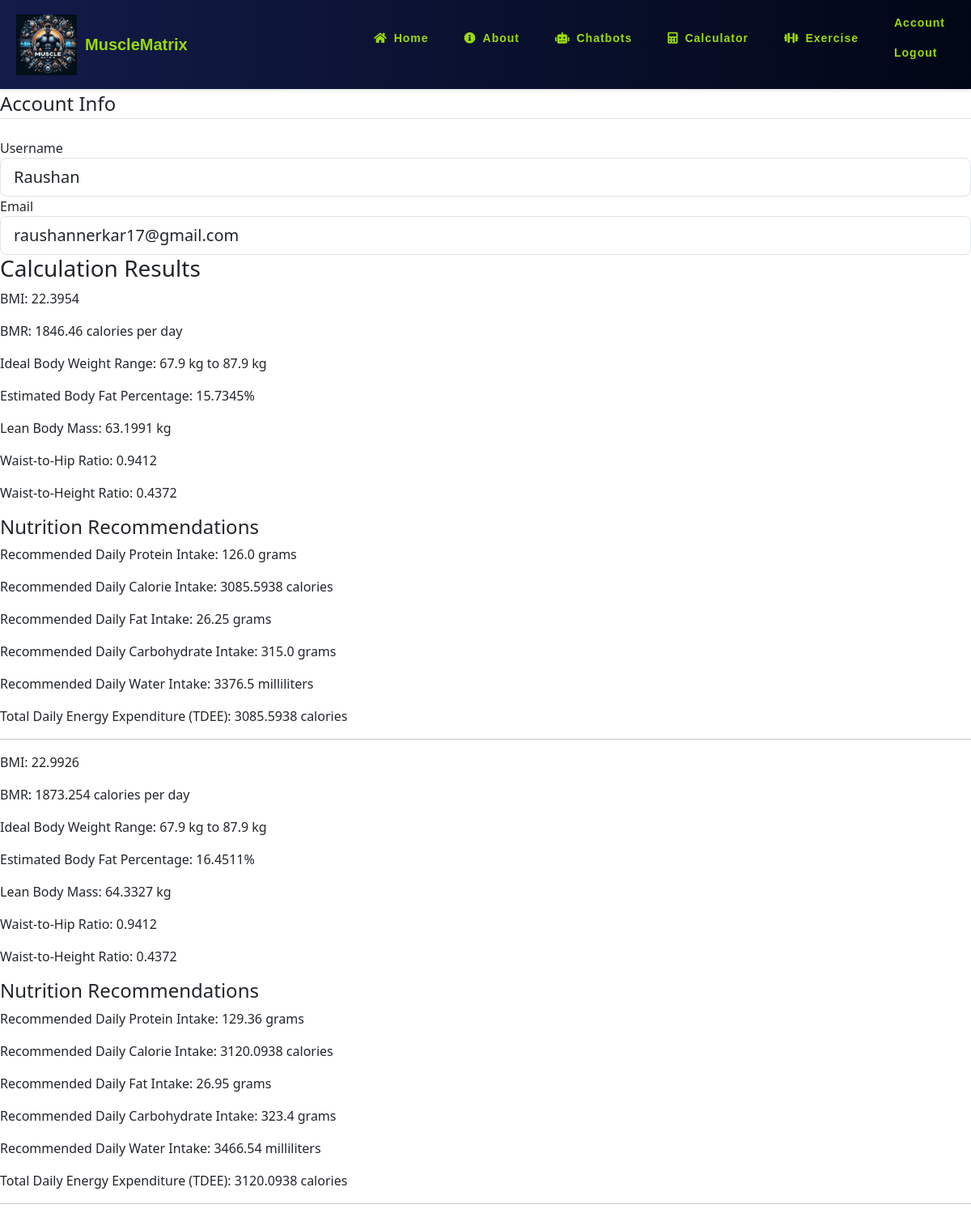
Page /account (signed in) on the committed database.
### website_folder/models.py (models this page shows, shortened)
class User(db.Model, UserMixin):
    id = db.Column(db.Integer, primary_key=True)
    username = db.Column(db.String(20), unique=True, nullable=False)
    email = db.Column(db.String(120), unique=True, nullable=False)
    password = db.Column(db.String(60), nullable=False)
    calculation_results = db.relationship('CalculationResult', backref='user', lazy='dynamic')

class CalculationResult(db.Model):
    id = db.Column(db.Integer, primary_key=True)
    bmi = db.Column(db.Float)
    bmr = db.Column(db.Float)
    ideal_weight = db.Column(db.Float)
    body_fat_percentage = db.Column(db.Float)
    lean_body_mass = db.Column(db.Float)
    waist_to_hip_ratio = db.Column(db.Float)
    waist_to_height_ratio = db.Column(db.Float)
    protein_intake = db.Column(db.Float)
    calorie_intake = db.Column(db.Float)
    fat_intake = db.Column(db.Float)
    carbohydrate_intake = db.Column(db.Float)
    water_intake = db.Column(db.Float)
    tdee = db.Column(db.Float)
    user_id = db.Column(db.Integer, db.ForeignKey('user.id'), nullable=False)

### website_folder/route.py (the view)
@app.route("/account", methods=['GET', 'POST'])
@login_required
def account():
    form = UpdateAccountForm()
    if form.validate_on_submit():
        current_user.username = form.username.data
        current_user.email = form.email.data
        db.session.commit()
        flash('Your account has been updated!', 'success')
        return redirect(url_for('account'))
    elif request.method == 'GET':
        form.username.data = current_user.username
        form.email.data = current_user.email
    return render_template('account.html', title='Account', form=form)

### website_folder/forms.py (shortened to what this page needs)
class UpdateAccountForm(FlaskForm):
    username = StringField('Username',
                           validators=[DataRequired(), Length(min=2, max=20)])
    email = StringField('Email',
                        validators=[DataRequired(), Email()])
    submit = SubmitField('Update')

### website_folder/models.py (called while the page is built)
@login_manager.user_loader
def load_user(user_id):
    return User.query.get(int(user_id))

### website_folder/templates/account.html (shortened to what this page needs)
{% extends "base.html" %}
{% block content %}
    <div class="content-section">
        <form method="POST" action="" enctype="multipart/form-data">
            <fieldset class="form-group">
                <legend class="border-bottom mb-4">Account Info</legend>
                <div class="form-group">
                    {{ form.username.label(class="form-control-label") }}
                    {% if form.username.errors %}
                        {{ form.username(class="form-control form-control-lg is-invalid") }}
                        <div class="invalid-feedback">
                            {% for error in form.username.errors %}
                                <span>{{ error }}</span>
                            {% endfor %}
                        </div>
                    {% else %}
                        {{ form.username(class="form-control form-control-lg") }}
                    {% endif %}
                </div>
                <div class="form-group">
                    {{ form.email.label(class="form-control-label") }}
                    {% if form.email.errors %}
                        {{ form.email(class="form-control form-control-lg is-invalid") }}
                        <div class="invalid-feedback">
                            {% for error in form.email.errors %}
                                <span>{{ error }}</span>
                            {% endfor %}
                        </div>
                    {% else %}
                        {{ form.email(class="form-control form-control-lg") }}
                    {% endif %}
                </div>
            </fieldset>
        </form>
        {% if current_user.calculation_results.count() > 0 %}
            <h3>Calculation Results</h3>
            {% for result in current_user.calculation_results %}
                <p>BMI: {{ result.bmi }}</p>
                <p>BMR: {{ result.bmr }} calories per day</p>
                <p>Ideal Body Weight Range: {{ result.ideal_weight - 10 }} kg to {{ result.ideal_weight + 10 }} kg</p>
                <p>Estimated Body Fat Percentage: {{ result.body_fat_percentage }}%</p>
                <p>Lean Body Mass: {{ result.lean_body_mass }} kg</p>
                <p>Waist-to-Hip Ratio: {{ result.waist_to_hip_ratio }}</p>
                <p>Waist-to-Height Ratio: {{ result.waist_to_height_ratio }}</p>
                <h4>Nutrition Recommendations</h4>
                <p>Recommended Daily Protein Intake: {{ result.protein_intake }} grams</p>
                <p>Recommended Daily Calorie Intake: {{ result.calorie_intake }} calories</p>
                <p>Recommended Daily Fat Intake: {{ result.fat_intake }} grams</p>
                <p>Recommended Daily Carbohydrate Intake: {{ result.carbohydrate_intake }} grams</p>
                <p>Recommended Daily Water Intake: {{ result.water_intake }} milliliters</p>
                <p>Total Daily Energy Expenditure (TDEE): {{ result.tdee }} calories</p>
                <hr>
            {% endfor %}
        {% endif %}
    </div>
{% endblock content %}

### website_folder/templates/base.html (shortened to what this page needs)
<!DOCTYPE html>
<html>
<head>
    <link rel="stylesheet" href="{{ url_for('static', filename='main.css') }}">
    <link rel="stylesheet" href="https://cdnjs.cloudflare.com/ajax/libs/font-awesome/5.15.3/css/all.min.css">
    <link href="https://cdn.jsdelivr.net/npm/bootstrap@5.3.3/dist/css/bootstrap.min.css" rel="stylesheet">
</head>
<body>
    <nav>
        <div class="logo">
            <img src="{{ url_for('static', filename='logo.jpg') }}" alt="Logo" class="logo-image">
            <span class="logo-text">MuscleMatrix</span>
        </div>
        <ul class="nav-links">
            <li><a href="{{ url_for('home') }}"><i class="fas fa-home"></i> Home</a></li>
            <li><a href="{{ url_for('about') }}"><i class="fas fa-info-circle"></i> About</a></li>
            <li><a href="{{ url_for('basebot') }}"><i class="fas fa-robot"></i> Chatbots</a></li>
            <li><a href="{{ url_for('calculatorform') }}"><i class="fas fa-calculator"></i> Calculator</a></li>
            <li><a href="{{ url_for('exercise') }}"><i class="fas fa-dumbbell"></i> Exercise</a></li>
            <li>
                {% if current_user.is_authenticated %}
                    <a href="{{ url_for('account') }}">Account</a>
                    <a href="{{ url_for('logout') }}">Logout</a>
                {% else %}
                    <a href="{{ url_for('login') }}">Login</a>
                    <a href="{{ url_for('register') }}">Register</a>
                {% endif %}
            </li>
        </ul>
    </nav>
    {% block content %}{% endblock %}
</body>
</html>

### website_folder/static/main.css (style rules this page uses)
body, nav, .nav-links a { font-family: 'Poppins', sans-serif; }
body { margin: 0; padding: 0; background-color: #f5f5f5; }
nav { display: flex; justify-content: space-between; align-items: center; background: linear-gradient(to right, #131b49, #010716); box-shadow: 0 2px 5px rgba(0, 0, 0, 0.1); padding: 10px 20px; position: relative; }
.logo { display: flex; align-items: center; }
.logo-image { height: 75px; margin-right: 10px; }
.logo-text { color: #99db0b; font-weight: bold; font-size: 20px; }
.nav-links { display: flex; align-items: center; }
.nav-links li { list-style: none; margin-left: 20px; }
.nav-links a { color: #99db0b; text-decoration: none; letter-spacing: 1px; font-weight: bold; font-size: 14px; padding: 8px 12px; border-radius: 20px; transition: background-color 0.3s ease; display: flex; align-items: center; }
.nav-links a i { margin-right: 8px; }

### rows in the picture
User: username "Raushan", email "raushannerkar17@gmail.com"
CalculationResult: bmi "22.3954", bmr "1846.46", result.ideal_weight-10 "67.9", result.ideal_weight+10 "87.9", body_fat_percentage "15.7345", lean_body_mass "63.1991", waist_to_hip_ratio "0.9412", waist_to_height_ratio "0.4372", protein_intake "126.0", calorie_intake "3085.5938", fat_intake "26.25", carbohydrate_intake "315.0", water_intake "3376.5", tdee "3085.5938"
CalculationResult: bmi "22.9926", bmr "1873.254", result.ideal_weight-10 "67.9", result.ideal_weight+10 "87.9", body_fat_percentage "16.4511", lean_body_mass "64.3327", waist_to_hip_ratio "0.9412", waist_to_height_ratio "0.4372", protein_intake "129.36", calorie_intake "3120.0938", fat_intake "26.95", carbohydrate_intake "323.4", water_intake "3466.54", tdee "3120.0938"
